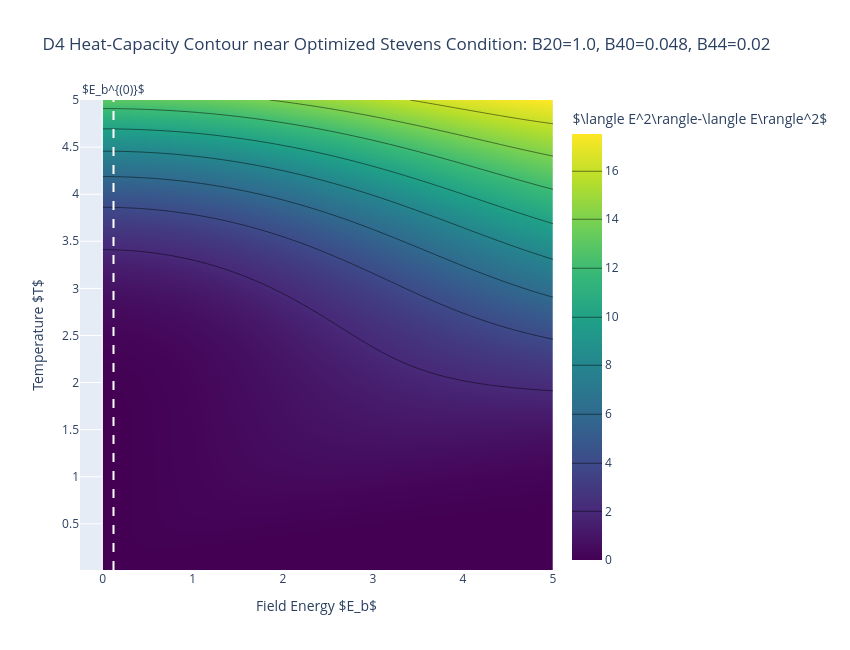

The code cell stored with this chart in its notebook:
### Code cell
import numpy as np
import plotly.graph_objects as go

sqrt = np.sqrt

# ============================================================
# Enter specific D4 Stevens parameters here
# Optimization target:
# 3 B20 ≈ 60 B40, with small nonzero B44
# ============================================================

B20 = 1.0
B40 = 0.048      # not exact cancellation
B44 = 0.02

# ============================================================
# D4 Hamiltonian and eigenvalues
# Basis:
# |5/2>, |1/2>, |-3/2>, |-5/2>, |-1/2>, |3/2>
# ============================================================

m_vals_D4 = np.array([5/2, 1/2, -3/2, -5/2, -1/2, 3/2], dtype=float)
Sz_D4 = np.diag(m_vals_D4)

def H_D4_from_params(B20, B40, B44):
    A = 10*B20 - 60*B40
    D = -8*B20 - 120*B40
    F = -2*B20 + 180*B40
    C = 12*np.sqrt(5)*B44

    block = np.array([
        [A, 0, C],
        [0, D, 0],
        [C, 0, F],
    ], dtype=float)

    H = np.zeros((6, 6), dtype=float)
    H[:3, :3] = block
    H[3:, 3:] = block

    return H

H0_D4 = H_D4_from_params(B20, B40, B44)

def eig_D4(Eb):
    H = H0_D4 - Eb * Sz_D4
    return np.linalg.eigvalsh(H)

# ============================================================
# Analytic estimates
# ============================================================

Eb_cross_D4_1 = 3*B20 - 60*B40
Eb_cross_D4_2 = -3*B20 + 60*B40
gap_D4 = 24*np.sqrt(5)*abs(B44)

print("D4 analytic estimates:")
print(f"B20 = {B20}")
print(f"B40 = {B40}")
print(f"B44 = {B44}")
print(f"Eb^(0,1) = {Eb_cross_D4_1:.6f}")
print(f"Eb^(0,2) = {Eb_cross_D4_2:.6f}")
print(f"Δ_min = {gap_D4:.6f}")

# ============================================================
# Heat-capacity / Maple-form contour grid
# ============================================================

T_grid = np.linspace(0.01, 5, 300)
Eb_grid_heat = np.linspace(0, 5, 300)

C_grid_maple = np.zeros((len(T_grid), len(Eb_grid_heat)))

for j, Eb in enumerate(Eb_grid_heat):
    E = eig_D4(Eb)
    E = E - np.min(E)

    for i, T in enumerate(T_grid):
        beta = 1 / T

        weights = np.exp(-beta * E)
        Z = np.sum(weights)

        E_avg = np.sum(E * weights) / Z
        E2_avg = np.sum(E**2 * weights) / Z

        C_grid_maple[i, j] = E2_avg - E_avg**2

# ============================================================
# Contour plot
# ============================================================

fig = go.Figure(data=[
    go.Contour(
        x=Eb_grid_heat,
        y=T_grid,
        z=C_grid_maple,
        colorscale="Viridis",
        colorbar=dict(title=r"$\langle E^2\rangle-\langle E\rangle^2$"),
        contours=dict(
            coloring="heatmap",
            showlines=True
        )
    )
])

fig.add_vline(
    x=Eb_cross_D4_1,
    line_dash="dash",
    line_color="white",
    annotation_text=r"$E_b^{(0)}$",
    annotation_position="top"
)

fig.update_layout(
    title=(
        "D4 Heat-Capacity Contour near Optimized Stevens Condition: "
        f"B20={B20}, B40={B40}, B44={B44}"
    ),
    xaxis_title=r"Field Energy $E_b$",
    yaxis_title=r"Temperature $T$",
    width=850,
    height=650
)

fig.show()

### Figure 1 — Plotly figure (JSON) as saved in the notebook; plotly's stock layout.template omitted (floating-point values rounded to 4 significant figures; data arrays with more than 128 entries replaced by an {"elided": "..."} marker saying what was removed)
{"data": [{"colorbar": {"title": {"text": "$\\langle E^2\\rangle-\\langle E\\rangle^2$"}}, "colorscale": [[0, "#440154"], [0.1111, "#482878"], [0.2222, "#3e4989"], [0.3333, "#31688e"], [0.4444, "#26828e"], [0.5556, "#1f9e89"], [0.6667, "#35b779"], [0.7778, "#6ece58"], [0.8889, "#b5de2b"], [1, "#fde725"]], "contours": {"coloring": "heatmap", "showlines": true}, "type": "contour", "x": {"elided": "300 float values"}, "y": {"elided": "300 float values"}, "z": {"elided": "300x300 float values"}}], "layout": {"annotations": [{"showarrow": false, "text": "$E_b^{(0)}$", "x": 0.12, "xanchor": "center", "xref": "x", "y": 1, "yanchor": "bottom", "yref": "y domain"}], "height": 650, "shapes": [{"line": {"color": "white", "dash": "dash"}, "type": "line", "x0": 0.12, "x1": 0.12, "xref": "x", "y0": 0, "y1": 1, "yref": "y domain"}], "title": {"text": "D4 Heat-Capacity Contour near Optimized Stevens Condition: B20=1.0, B40=0.048, B44=0.02"}, "width": 850, "xaxis": {"title": {"text": "Field Energy $E_b$"}}, "yaxis": {"title": {"text": "Temperature $T$"}}}}
